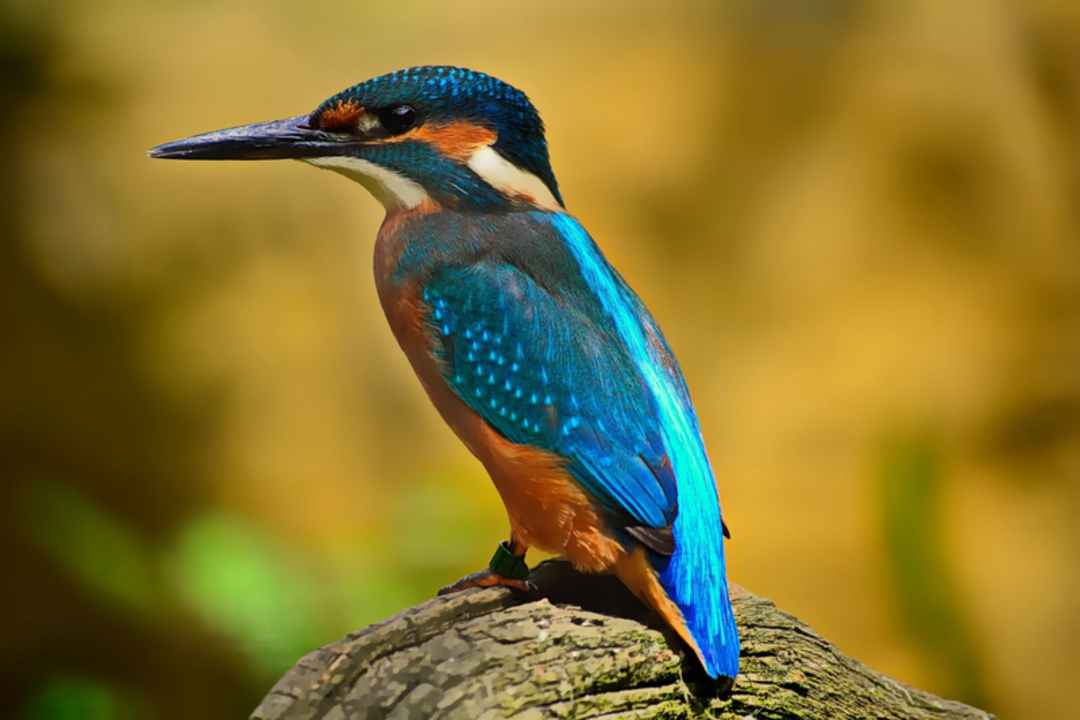
#> input picture Image/image.png, 1080 x 720 px, found by its file name
$ python Load_and_point.py
#> lines starting #> are read from the running program, lines starting #| are printed output that depends on the picture
import cv2

# read image
img = cv2.imread("Image/image.png")
#> img is the input picture: shape (720, 1080, 3); mean B, G, R 46.7, 115.8, 132.8

cv2.line(img, (540,360), (680, 180), (0, 0, 255), 3)
#line(image,start point, end point, color, thickness)
cv2.line(img,(680,180),(720,180),(0,0,255),3)
#> img: shape (720, 1080, 3); mean B, G, R 46.6, 115.6, 133

cv2.rectangle(img,(720,140),(1000,260),(34,25,50),-1)
#rectangle(image,top left corner,bottom right corner, color, -1 for fill - other no of thickness of border)

cv2.circle(img,(420,140),130,(0,0,0),100)
#cicle(image,orgin,radius,color,thickness)

cv2.putText(img,"Kingfisher",(740,200),cv2.FONT_HERSHEY_COMPLEX,2,(0,0,0),10)
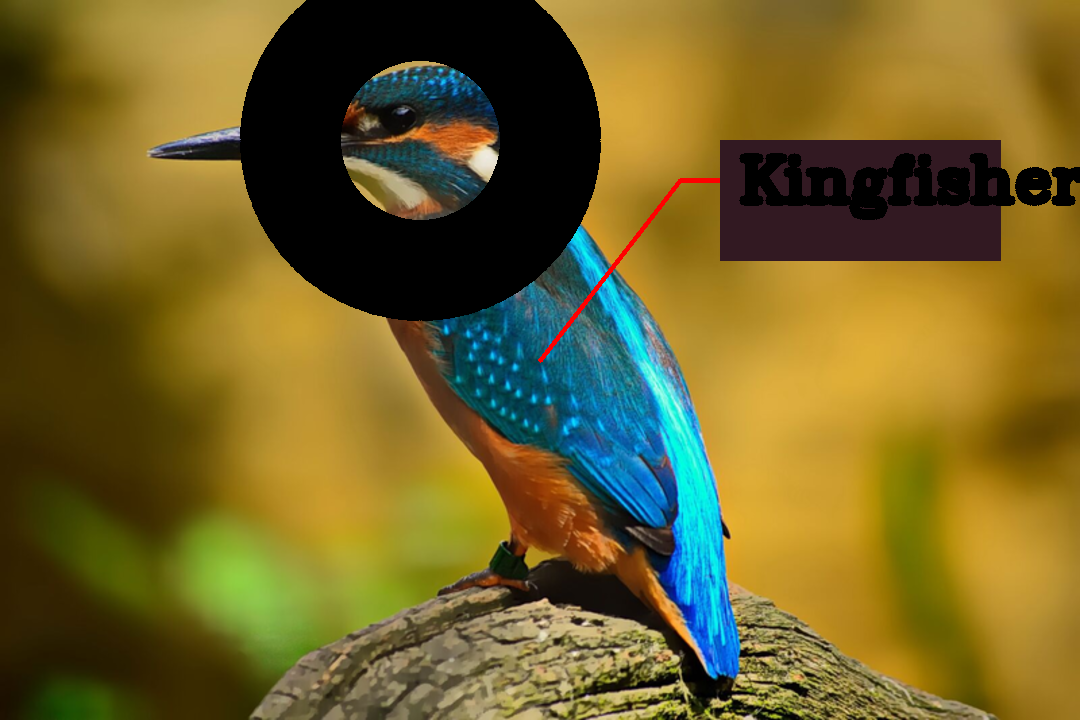
#> img: shape (720, 1080, 3); mean B, G, R 39.3, 98.3, 113.1
#putText(image,text,bottom left corner,font,scale,color,thickness)
cv2.imshow("Line",img)
cv2.waitKey(0)
cv2.destroyAllWindows()

$ run again, with Image/123.jpeg saved as Image/image.png
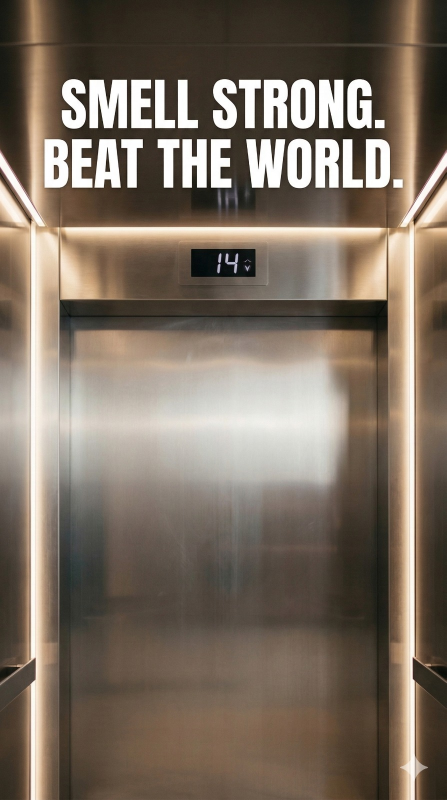
#> input picture Image/123.jpeg, 893 x 1600 px, found by its file name (shown at 1/2 size)
#> img is the input picture: shape (1600, 893, 3); mean B, G, R 98.2, 111.6, 124.6
#> `cv2.putText(img,"Kingfisher",(740,200),cv2.FONT_HERSHEY_COMPLEX,2,(0,0..`:
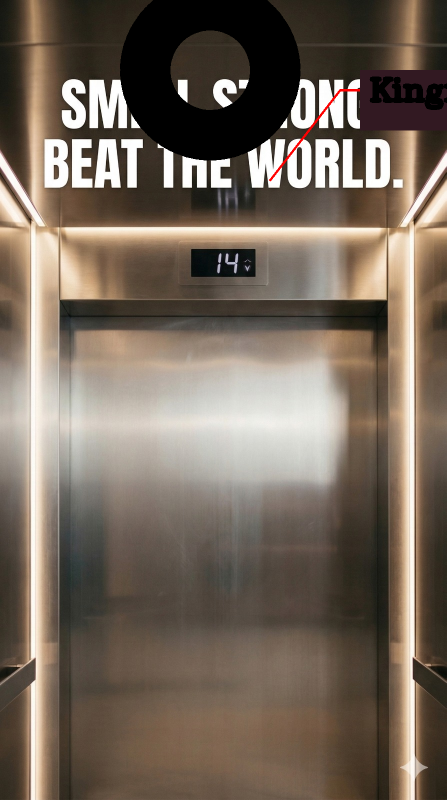
#> img: shape (1600, 893, 3) (shown at 1/2 size); mean B, G, R 92.6, 105.3, 118.2
